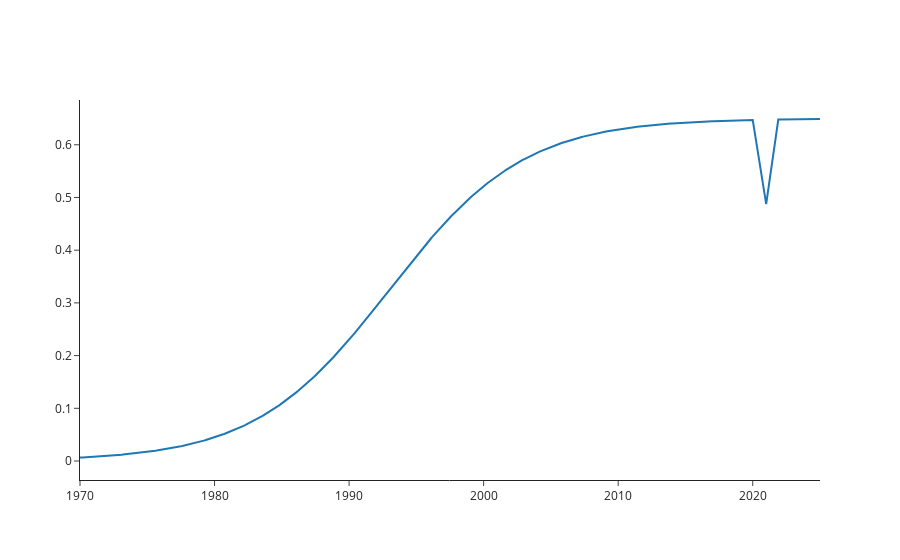

Write notebook code for a chart like this one.
### Code cell
import plotly.graph_objects as go
fig = go.Figure(data=go.Scatter(x=derived_df_0.index, y=derived_df_0['cdr'], mode='lines'))
fig = go.Figure(data=go.Scatter(x=derived_df_0.index, y=derived_df_0['cdr'], mode='lines'))

# Update layout for x-axis range
fig.update_layout(
    xaxis=dict(
        range=[1970, 2025]  # Set the range of x-axis
    )
)

# Show plot
fig.show()

### Figure 1 — Plotly figure (JSON) as saved in the notebook; plotly's stock layout.template omitted (floating-point values rounded to 4 significant figures; data arrays with more than 128 entries replaced by an {"elided": "..."} marker saying what was removed)
{"data": [{"mode": "lines", "type": "scatter", "x": {"elided": "2251 float values"}, "y": {"elided": "2251 float values"}}], "layout": {"xaxis": {"range": [1970, 2025]}}}
